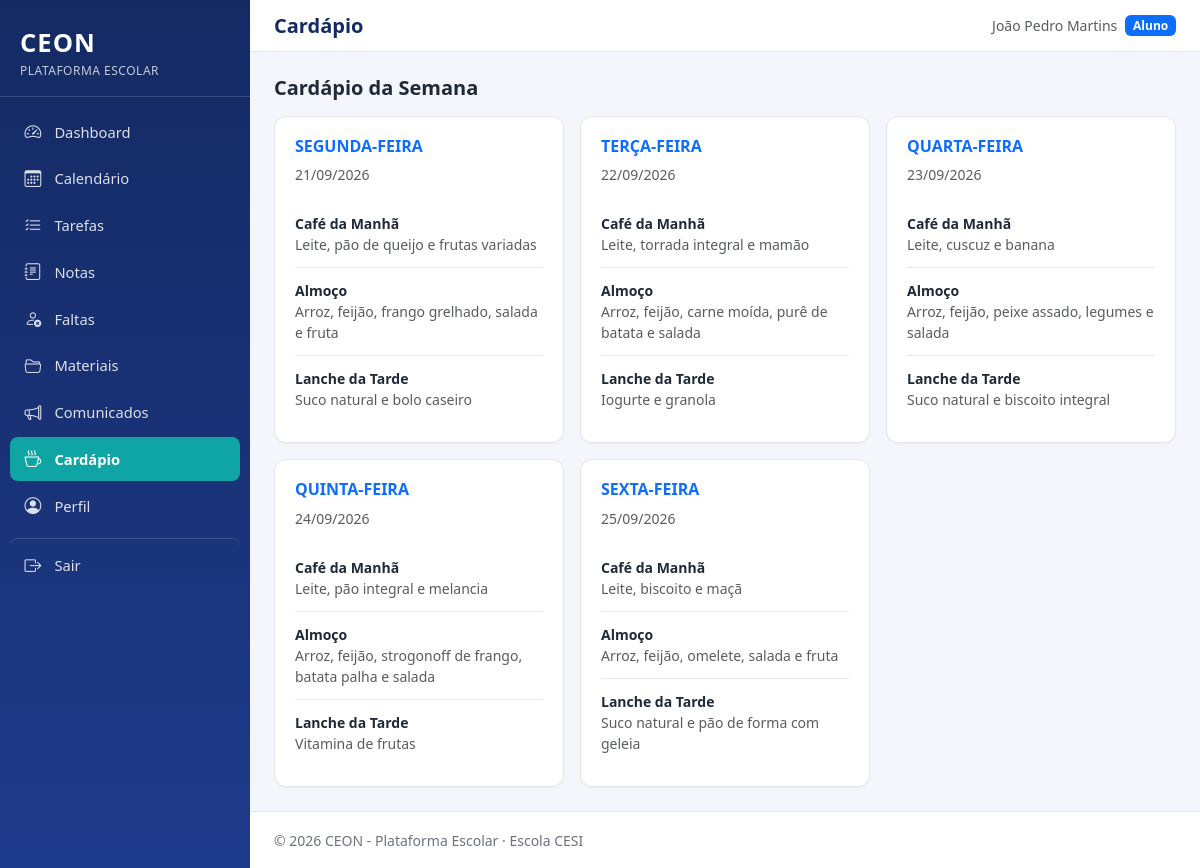
Page /aluno/cardapio.php (signed in) on the committed database.
### tables this page shows
CREATE TABLE cardapio (
    id INT AUTO_INCREMENT PRIMARY KEY,
    data DATE NOT NULL,
    refeicao ENUM('cafe_da_manha', 'almoco', 'lanche_da_tarde') NOT NULL,
    descricao TEXT NOT NULL,
    UNIQUE KEY uq_cardapio (data, refeicao)
);

### includes/functions.php (called while the page is built, shortened)
<?php
function e(?string $valor): string
{
    return htmlspecialchars($valor ?? '', ENT_QUOTES, 'UTF-8');
}
function formatarData(?string $dataSql): string
{
    $dt = DateTime::createFromFormat('Y-m-d', substr($dataSql, 0, 10));
    return $dt ? $dt->format('d/m/Y') : '-';
}
function rotuloRefeicao(string $refeicao): string
{
    $mapa = [
        'cafe_da_manha'   => 'Café da Manhã',
        'almoco'          => 'Almoço',
        'lanche_da_tarde' => 'Lanche da Tarde',
    ];
    return $mapa[$refeicao] ?? $refeicao;
}
function diaSemanaPt(string $dataSql): string
{
    $dias = ['Domingo', 'Segunda-feira', 'Terça-feira', 'Quarta-feira', 'Quinta-feira', 'Sexta-feira', 'Sábado'];
    $timestamp = strtotime($dataSql);
    return $dias[(int) date('w', $timestamp)];
}

### aluno/cardapio.php (the view, shortened to what this page needs)
<?php
require_once __DIR__ . '/../includes/functions.php';
$pdo = getConexao();
$stmt = $pdo->prepare("SELECT * FROM cardapio WHERE data >= CURDATE() ORDER BY data ASC, FIELD(refeicao, 'cafe_da_manha','almoco','lanche_da_tarde') LIMIT 30");
$stmt->execute();
$itens = $stmt->fetchAll();
$porDia = [];
foreach ($itens as $item) {
    $porDia[$item['data']][] = $item;
}
require_once __DIR__ . '/../includes/header.php';
?>
<h2 class="h5 fw-bold mb-3">Cardápio da Semana</h2>
<div class="row g-3">
    <?php foreach ($porDia as $data => $refeicoes): ?>
        <div class="col-md-6 col-lg-4">
            <div class="ceon-card h-100">
                <h3 class="h6 fw-bold text-uppercase text-primary"><?= e(diaSemanaPt($data)) ?></h3>
                <p class="small text-muted mb-3"><?= formatarData($data) ?></p>
                <?php foreach ($refeicoes as $r): ?>
                    <div class="ceon-list-item">
                        <div class="fw-semibold small"><?= e(rotuloRefeicao($r['refeicao'])) ?></div>
                        <div class="small text-muted"><?= nl2br(e($r['descricao'])) ?></div>
                    </div>
                <?php endforeach; ?>
            </div>
        </div>
    <?php endforeach; ?>
</div>
<?php require_once __DIR__ . '/../includes/footer.php'; ?>

### assets/css/style.css (style rules this page uses)
:root { --ceon-primary: #1e3a8a; --ceon-primary-light: #2f52b0; --ceon-primary-dark: #142a63; --ceon-accent: #0ea5a4; --ceon-bg: #f4f6fb; --ceon-card-bg: #ffffff; --ceon-text: #1f2937; --ceon-text-muted: #6b7280; --ceon-border: #e5e7eb; --ceon-sidebar-width: 250px; --ceon-danger: #dc2626; --ceon-warning: #d97706; --ceon-success: #16a34a; }
* { box-sizing: border-box; }
body { background-color: var(--ceon-bg); color: var(--ceon-text); font-family: 'Segoe UI', Roboto, Helvetica, Arial, sans-serif; margin: 0; }
.ceon-card { background: var(--ceon-card-bg); border: 1px solid var(--ceon-border); border-radius: .75rem; padding: 1.25rem; height: 100%; box-shadow: 0 1px 2px rgba(16,24,40,.04); }
.ceon-list-item { padding: .75rem 0; border-bottom: 1px solid var(--ceon-border); }
.ceon-list-item:last-child { border-bottom: none; }

### rows in the picture
cardapio: refeicao "Café da Manhã", descricao "Leite, pão de queijo e frutas variadas"
cardapio: refeicao "Almoço", descricao "Arroz, feijão, frango grelhado, salada e fruta"
cardapio: refeicao "Lanche da Tarde", descricao "Suco natural e bolo caseiro"
cardapio: refeicao "Café da Manhã", descricao "Leite, torrada integral e mamão"
cardapio: refeicao "Almoço", descricao "Arroz, feijão, carne moída, purê de batata e salada"
cardapio: refeicao "Lanche da Tarde", descricao "Iogurte e granola"
cardapio: refeicao "Café da Manhã", descricao "Leite, cuscuz e banana"
cardapio: refeicao "Almoço", descricao "Arroz, feijão, peixe assado, legumes e salada"
cardapio: refeicao "Lanche da Tarde", descricao "Suco natural e biscoito integral"
cardapio: refeicao "Café da Manhã", descricao "Leite, pão integral e melancia"
cardapio: refeicao "Almoço", descricao "Arroz, feijão, strogonoff de frango, batata palha e salada"
cardapio: refeicao "Lanche da Tarde", descricao "Vitamina de frutas"
cardapio: refeicao "Café da Manhã", descricao "Leite, biscoito e maçã"
cardapio: refeicao "Almoço", descricao "Arroz, feijão, omelete, salada e fruta"
cardapio: refeicao "Lanche da Tarde", descricao "Suco natural e pão de forma com geleia"

### other values in the picture
$rotulo "Dashboard"
$rotulo "Calendário"
$rotulo "Tarefas"
$rotulo "Notas"
$rotulo "Faltas"
$rotulo "Materiais"
$rotulo "Comunicados"
$rotulo "Cardápio"
$rotulo "Perfil"
$tituloPagina "Cardápio"
$_SESSION['nome'] "João Pedro Martins"
rotuloTipoUsuario($_SESSION['tipo_usuario'] ?? '') "Aluno"
diaSemanaPt($data) "SEGUNDA-FEIRA"
formatarData($data) "21/09/2026"
diaSemanaPt($data) "TERÇA-FEIRA"
